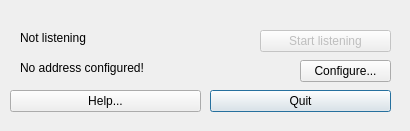
<?xml version="1.0" encoding="UTF-8"?>
<ui version="4.0">
 <class>ListeningDialog</class>
 <widget class="QDialog" name="ListeningDialog">
  <property name="geometry">
   <rect>
    <x>0</x>
    <y>0</y>
    <width>410</width>
    <height>131</height>
   </rect>
  </property>
  <property name="windowTitle">
   <string>Listening</string>
  </property>
  <widget class="QPushButton" name="quitButton">
   <property name="geometry">
    <rect>
     <x>210</x>
     <y>90</y>
     <width>181</width>
     <height>22</height>
    </rect>
   </property>
   <property name="text">
    <string>Quit</string>
   </property>
  </widget>
  <widget class="QLabel" name="stateLabel">
   <property name="geometry">
    <rect>
     <x>20</x>
     <y>30</y>
     <width>231</width>
     <height>16</height>
    </rect>
   </property>
   <property name="text">
    <string>Not listening</string>
   </property>
  </widget>
  <widget class="QPushButton" name="helpButton">
   <property name="geometry">
    <rect>
     <x>10</x>
     <y>90</y>
     <width>191</width>
     <height>22</height>
    </rect>
   </property>
   <property name="text">
    <string>Help...</string>
   </property>
  </widget>
  <widget class="QPushButton" name="configureButton">
   <property name="geometry">
    <rect>
     <x>300</x>
     <y>60</y>
     <width>91</width>
     <height>22</height>
    </rect>
   </property>
   <property name="text">
    <string>Configure...</string>
   </property>
  </widget>
  <widget class="QPushButton" name="listenButton">
   <property name="enabled">
    <bool>false</bool>
   </property>
   <property name="geometry">
    <rect>
     <x>260</x>
     <y>30</y>
     <width>131</width>
     <height>22</height>
    </rect>
   </property>
   <property name="text">
    <string>Start listening</string>
   </property>
  </widget>
  <widget class="QLabel" name="addressLabel">
   <property name="geometry">
    <rect>
     <x>20</x>
     <y>60</y>
     <width>261</width>
     <height>16</height>
    </rect>
   </property>
   <property name="text">
    <string>No address configured!</string>
   </property>
  </widget>
 </widget>
 <resources/>
 <connections/>
</ui>
